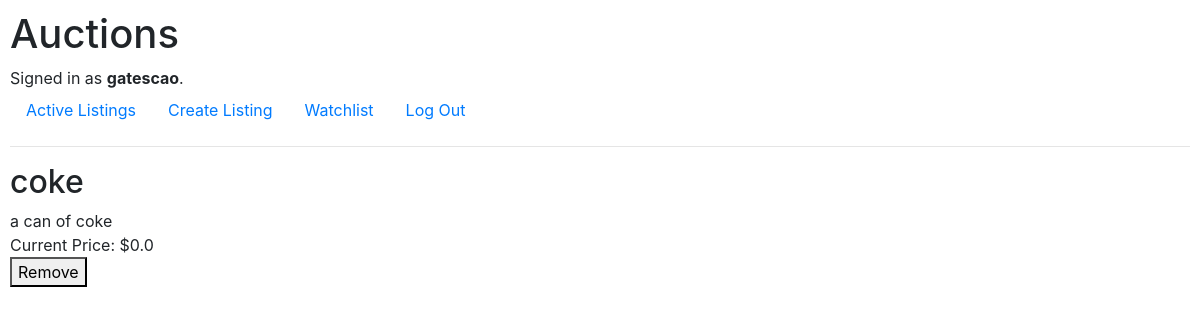
The app's page /listing/1 (signed in) with its own data.
### auctions/models.py (models this page shows, shortened)
class User(AbstractUser):
    username = models.CharField(max_length=64, unique=True)
    email = models.EmailField(max_length=64, unique=True)
    password = models.CharField(max_length=64)

class Auction(models.Model):
    title = models.CharField(max_length=64)
    description = models.TextField(blank=True)
    bid = models.FloatField(blank=True, default=0)
    image = models.CharField(max_length=64, blank=True)
    category = models.CharField(max_length=16, blank=True)

### auctions/views.py (the view, shortened to what this page needs)
# urls.py: path("listing/<str:auction_id>", views.listing, name="listing"),
def listing(request, auction_id):
    auction = get_object_or_404(Auction, id=auction_id)
    if request.user.is_authenticated:
        is_in_watchlist = Watchlist.objects.filter(user=request.user, listing=auction).exists()
    return render(request, "auctions/listing.html", {
        "listing": auction,
        "is_in_watchlist": is_in_watchlist
    })

### auctions/templates/auctions/listing.html (shortened to what this page needs)
{% extends "auctions/layout.html" %}
{% block body %}
    <h2>{{ listing.title }}</h2>
    <div>
        <p2>{{ listing.description }}</p2>
    </div>
    <div>
        <p2>Current Price: ${{ listing.bid }}</p2>
    </div>
    {% if user.is_authenticated %}
        <form action="{% url 'listing' auction_id=listing.id%}" method="POST">
            {% if is_in_watchlist %}
                <button type="submit">Remove</button>
            {% else %}
                <input type="hidden" name="id" value="{{ listing.id }}">
                <button type="submit">Add to Watchlist</button>
            {% endif %}
        </form>
    {% endif %}
{% endblock %}

### auctions/templates/auctions/layout.html (shortened to what this page needs)
{% load static %}
<!DOCTYPE html>
<html lang="en">
    <head>
        <link rel="stylesheet" href="https://stackpath.bootstrapcdn.com/bootstrap/4.4.1/css/bootstrap.min.css">
        <link href="{% static 'auctions/styles.css' %}" rel="stylesheet">
    </head>
    <body>
        <h1>Auctions</h1>
        <div>
            {% if user.is_authenticated %}
                Signed in as <strong>{{ user.username }}</strong>.
            {% else %}
                Not signed in.
            {% endif %}
        </div>
        <ul class="nav">
            <li class="nav-item">
                <a class="nav-link" href="{% url 'index' %}">Active Listings</a>
            </li>
            {% if user.is_authenticated %}
                <li class="nav-item">
                    <a class="nav-link" href="{% url 'create' %}">Create Listing</a>
                </li>
                <li class="nav-item">
                    <a class="nav-link" href="{% url 'watch' %}">Watchlist</a>
                </li>
                <li class="nav-item">
                    <a class="nav-link" href="{% url 'logout' %}">Log Out</a>
                </li>
            {% endif %}
        </ul>
        <hr>
        {% block body %}
        {% endblock %}
    </body>
</html>

### auctions/static/auctions/styles.css (style rules this page uses)
body { padding: 10px; }

### records on screen
User: username "gatescao"
Auction: title "coke", description "a can of coke", bid "0.0"
